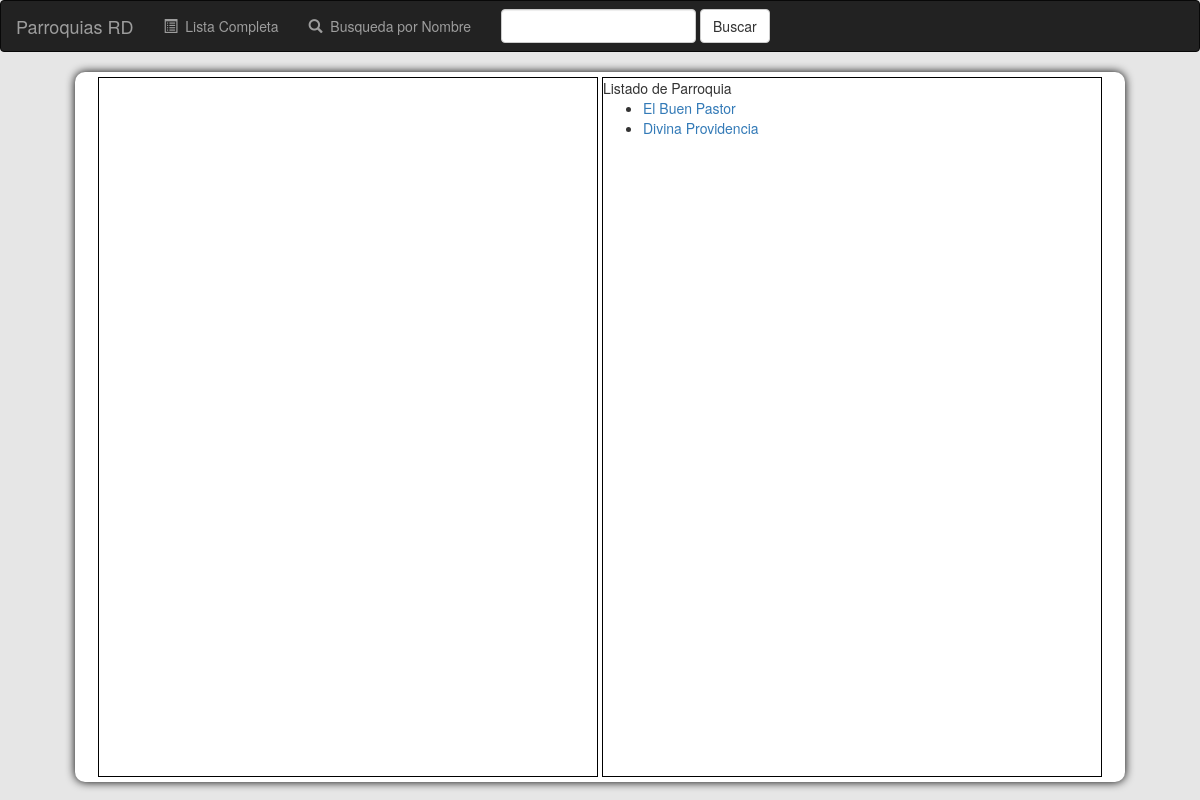
Before: /lista/ with the older database file.
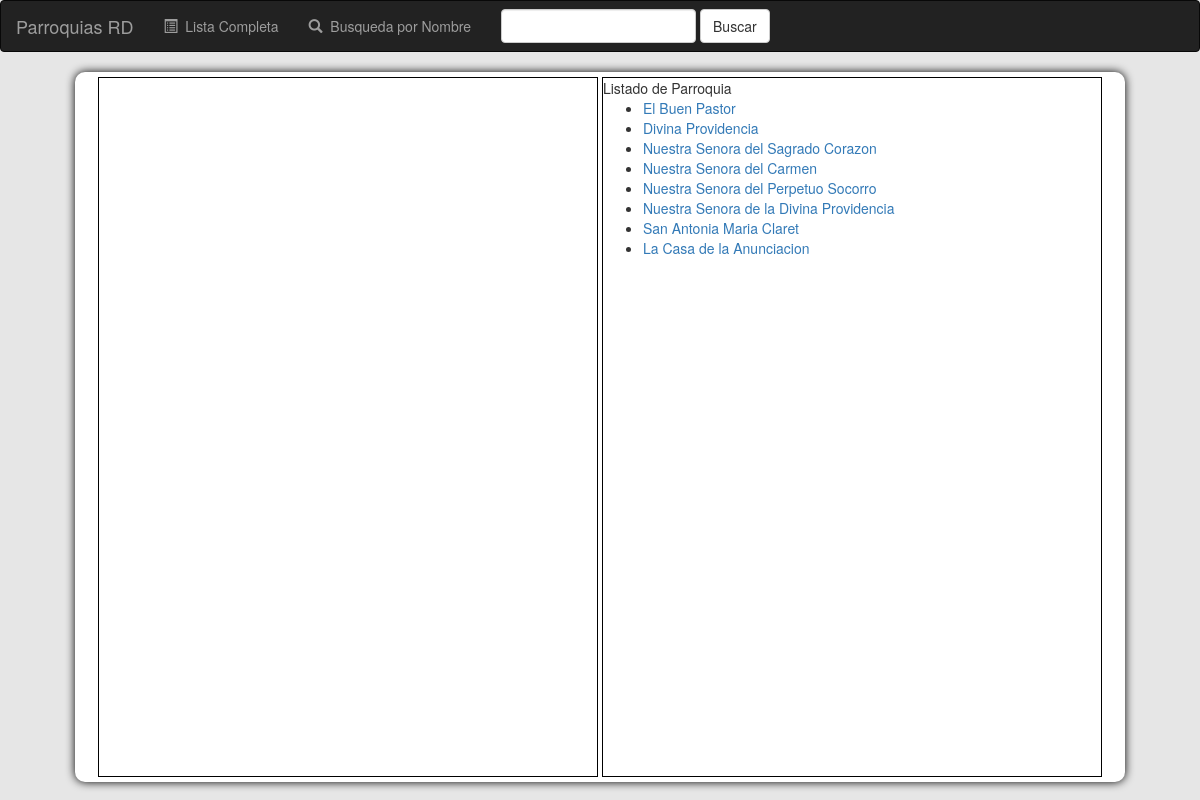
After: the same page with the newer database file.
### parroquialista/models.py (models this page shows, shortened)
class Parroquia(models.Model):
    nombre = models.CharField(max_length=300)
    direccion=models.CharField(max_length=200)
    latitud=models.CharField(max_length=20)
    longitud=models.CharField(max_length=20)

### parroquialista/views.py (the view)
def index(request):
    lista_parroquia= Parroquia.objects.all()
    js_lista_parroquia=list(lista_parroquia.values('nombre','latitud','longitud'))
    js_lista_parroquia= json.dumps(js_lista_parroquia)
    context = {'lista_parroquia': lista_parroquia,
        'my_obj':js_lista_parroquia
    }
    return render(request,'parroquialista/index.html',context)

### parroquialista/templates/parroquialista/index.html (shortened to what this page needs)
{% extends 'parroquialista/base.html'%}
{% block container%}
        <div id="mapa" class="capas"></div>
        <div id="datos" class="capas">
            <div id="data">
                Listado de Parroquia
                <ul>
                    {% for Parroquia in lista_parroquia %}
                        <li><a href='/lista/{{ Parroquia.id }}/'>{{ Parroquia.nombre }}</a></li>
                    {% endfor %}
                </ul>
            </div>
        </div>
{% endblock %}

Changed rows visible on the page:
added Parroquia: nombre "Nuestra Senora del Sagrado Corazon"
added Parroquia: nombre "Nuestra Senora del Carmen"
added Parroquia: nombre "Nuestra Senora del Perpetuo Socorro"
added Parroquia: nombre "Nuestra Senora de la Divina Providencia"
added Parroquia: nombre "San Antonia Maria Claret"
added Parroquia: nombre "La Casa de la Anunciacion"
